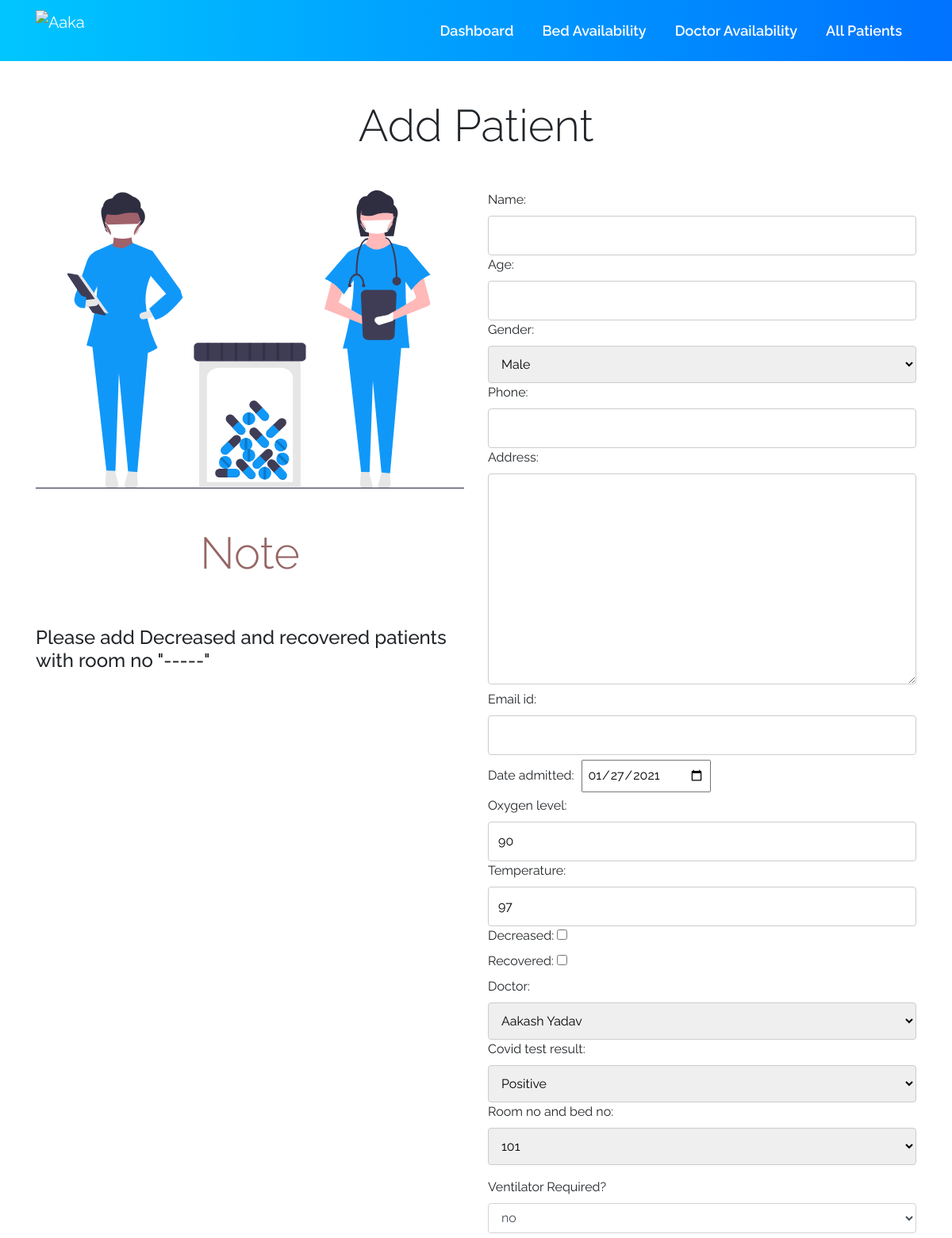
Before: /addpatient (upper part) with the older database file.
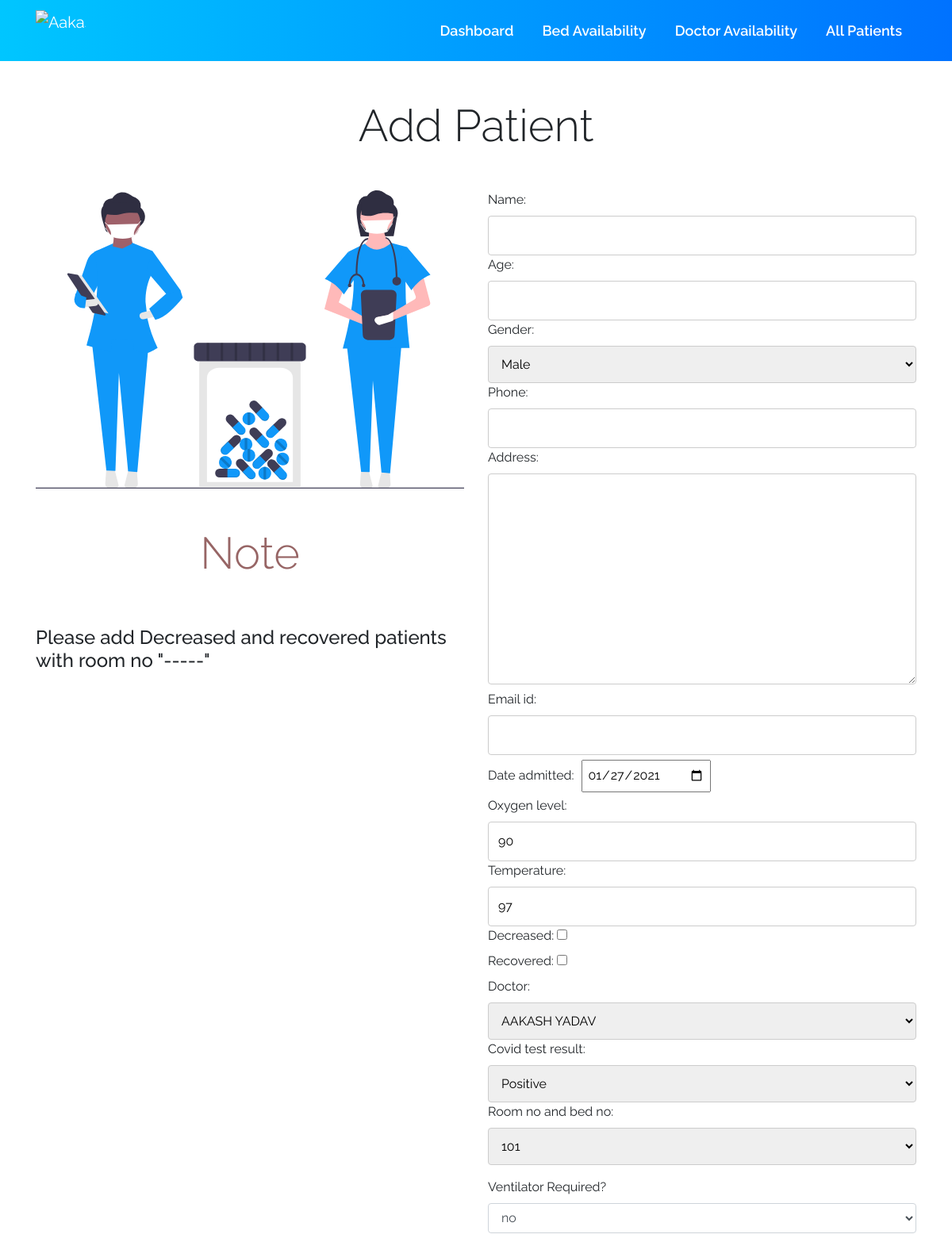
After: the same page with the newer database file.
### accounts/models.py (models this page shows)
class Doctor (models.Model):
    doctor_id = models.AutoField(primary_key=True)
    name = models.CharField(max_length=500, default="")
    phone = models.CharField(default="", max_length=500)
    experience_in_years = models.IntegerField(default=0)
    occupied = models.BooleanField(default=False)
    def __str__(self):
        return self.name

### accounts/views.py (the view)
# urls.py: path("addpatient", views.addpatient, name='addpatient'),
def addpatient(request):
    if request.method == 'POST':
        form = PatientForm(request.POST)
        if form.is_valid():
            form.save()
            room_no = request.POST.get('room_no_and_bed_no')
            ventilator = request.POST.get('ventilator')
            doctor_no = request.POST.get('doctor')
            room = Room.objects.get(pk=room_no)
            room.occupied = True
            if ventilator == 'yes':
                room.ventilator = True
            room.save()
            doctor = Doctor.objects.get(pk=doctor_no)
            doctor.occupied = True
            doctor.save()
            return HttpResponseRedirect('/allpatients/')
    else:
        form = PatientForm()
        return render(request, 'add_patient.html', {'form': form})

### accounts/forms.py
class PatientForm(forms.ModelForm):
    class Meta:
        model = Patient
        fields = '__all__'

### accounts/models.py (called while the page is built)
    def __str__(self):
        return self.Covid_test

    def __str__(self):
        return self.room_no

### templates/add_patient.html (shortened to what this page needs)
{% extends 'innerbase.html' %}
{% load static %}
{% block cssLinks %}
<link rel="stylesheet" href="{% static 'css/allpatients.css' %}">
{% endblock %}
{% block linkBelow %}
<link rel="stylesheet" href="{% static 'css/buttons.css' %}">
{% endblock %}
{% block body %}
<div class="container ">
    <h1 class="text-center my-5 header display-4">Add Patient</h1>
    <div class="row">
        <div class="col-md-6 block-to-disappear-in-mobile ">
            <img src="{% static '/svg/addpatient.svg' %}" width="100%" alt="Add patient image vector">
            <h1 class="display-4 header my-5 text-center" style="color:rgba(83, 0, 0, 0.603);">Note</h1>
            <h4>Please add Decreased and recovered patients with room no "-----" </h4>
        </div>
        <div class="col-md-6">
            <form action="/addpatient" method="post" class="form-group">
                <ul class="form-group">
                    {{ form.as_ul }}
                </ul>
                <ul>
                    <label for="ventilator">Ventilator Required?</label>
                    <select name="ventilator" class="form-control" id="ventilator">
                        <option value="no">no</option>
                    </select>
                </ul>
            </form>
        </div>
    </div>
</div>
{% endblock %}

Changed rows visible on the page:
removed Doctor: doctor "Aakash Yadav"
added Doctor: doctor "AAKASH YADAV"
